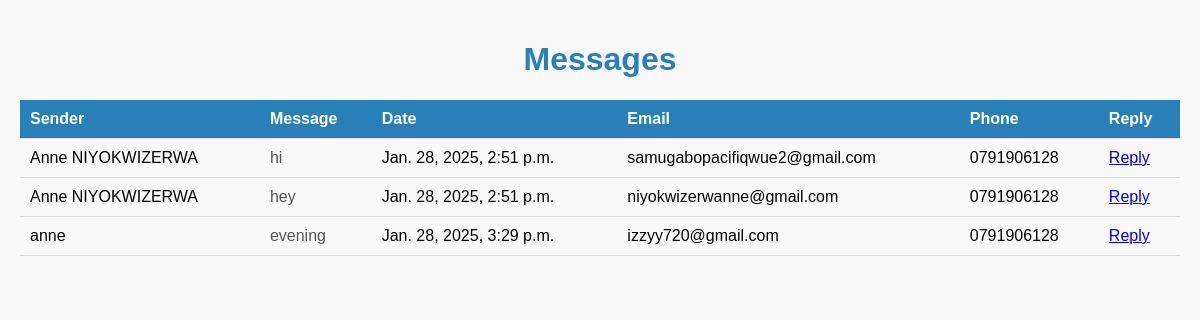
Screenshot of /messages/ with the database file from the repository.
### newsapp/models.py (models this page shows, shortened)
class Contact(models.Model):
    name = models.CharField(max_length=100)
    email = models.EmailField()
    phone = models.CharField(max_length=100, blank=True, null=True)
    message = models.TextField()
    created_at = models.DateTimeField(auto_now_add=True, blank=True, null=True)

### newsapp/views.py (the view, shortened to what this page needs)
# urls.py: path('messages/', messages, name='messages'),
def messages(request):
    messages = Contact.objects.all()  # Get all messages
    return render(request, 'messages.html', {'messages': messages})

### templates/messages.html (shortened to what this page needs)
<!DOCTYPE html>
<html lang="en">
<head>
</head>
<body>
    <h1>Messages</h1>
    <table>
        <thead>
            <tr>
                <th>Sender</th>
                <th>Message</th>
                <th>Date</th>
                <th>Email</th>
                <th>Phone</th>
                <th>Reply</th>
            </tr>
        </thead>
        <tbody>
            {% for message in messages %}
            <tr>
                <td>{{ message.name }}</td>
                <td class="message-content">{{ message.message }}</td>
                <td>{{ message.created_at }}</td>
                <td>{{ message.email }}</td>
                <td>{{ message.phone }}</td>
                <td>
                    <a href="#reply-form" onclick="showReplyForm({{ message.id }}, '{{ message.name }}', '{{ message.email }}')">Reply</a>
                </td>
            </tr>
            {% empty %}
            <tr>
                <td colspan="6" style="text-align: center;">No messages found.</td>
            </tr>
            {% endfor %}
        </tbody>
    </table>
</body>
</html>

### templates/messages.html (style rules this page uses)
body { font-family: Arial, sans-serif; margin: 0; padding: 20px; background-color: #f9f9f9; }
h1 { text-align: center; color: #2980b9; }
table { width: 100%; border-collapse: collapse; margin-top: 20px; }
th, td { padding: 10px; text-align: left; border-bottom: 1px solid #ddd; }
th { background-color: #2980b9; color: white; }
.message-content { color: #555; }

### rows the page displays
Contact: name "Anne NIYOKWIZERWA", message "hi", created_at "Jan. 28, 2025, 2:51 p.m.", email "samugabopacifiqwue2@gmail.com", phone "0791906128"
Contact: name "Anne NIYOKWIZERWA", message "hey", created_at "Jan. 28, 2025, 2:51 p.m.", email "niyokwizerwanne@gmail.com", phone "0791906128"
Contact: name "anne", message "evening", created_at "Jan. 28, 2025, 3:29 p.m.", email "izzyy720@gmail.com", phone "0791906128"
